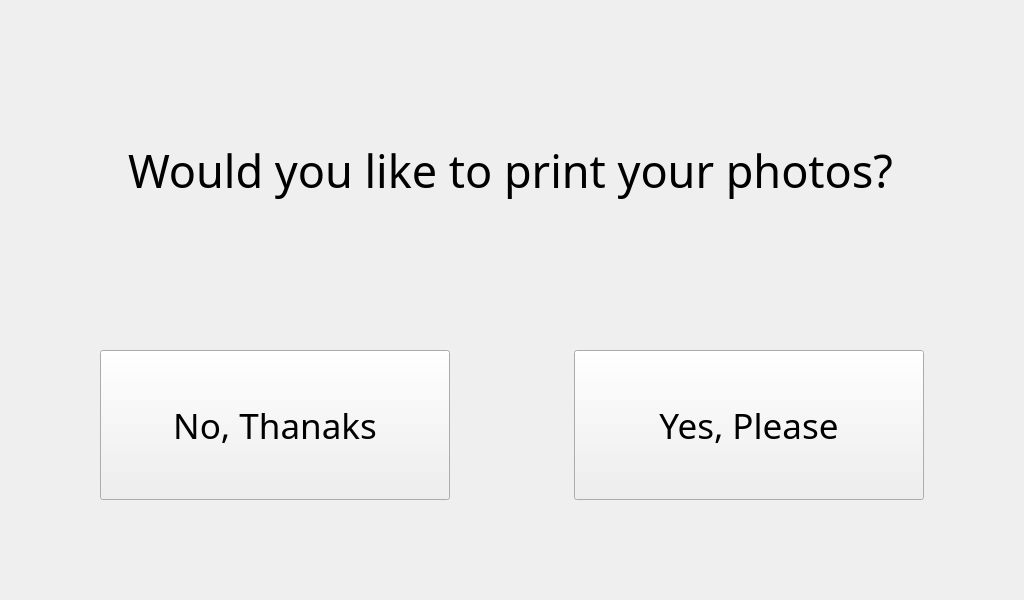
<?xml version="1.0" encoding="UTF-8"?>
<ui version="4.0">
 <class>Ask_Print</class>
 <widget class="QWidget" name="Ask_Print">
  <property name="geometry">
   <rect>
    <x>0</x>
    <y>0</y>
    <width>1024</width>
    <height>600</height>
   </rect>
  </property>
  <property name="windowTitle">
   <string>Form</string>
  </property>
  <widget class="QLabel" name="background">
   <property name="geometry">
    <rect>
     <x>0</x>
     <y>0</y>
     <width>1024</width>
     <height>600</height>
    </rect>
   </property>
   <property name="text">
    <string/>
   </property>
  </widget>
  <widget class="QLabel" name="label_main">
   <property name="geometry">
    <rect>
     <x>0</x>
     <y>80</y>
     <width>1021</width>
     <height>181</height>
    </rect>
   </property>
   <property name="font">
    <font>
     <family>Pacifico</family>
     <pointsize>34</pointsize>
     <weight>50</weight>
     <bold>false</bold>
    </font>
   </property>
   <property name="text">
    <string>Would you like to print your photos?</string>
   </property>
   <property name="alignment">
    <set>Qt::AlignCenter</set>
   </property>
  </widget>
  <widget class="QPushButton" name="pushButton_yes">
   <property name="geometry">
    <rect>
     <x>574</x>
     <y>350</y>
     <width>350</width>
     <height>150</height>
    </rect>
   </property>
   <property name="font">
    <font>
     <family>Pacifico</family>
     <pointsize>26</pointsize>
     <weight>50</weight>
     <bold>false</bold>
    </font>
   </property>
   <property name="text">
    <string>Yes, Please</string>
   </property>
  </widget>
  <widget class="QPushButton" name="pushButton_no">
   <property name="geometry">
    <rect>
     <x>100</x>
     <y>350</y>
     <width>350</width>
     <height>150</height>
    </rect>
   </property>
   <property name="font">
    <font>
     <family>Pacifico</family>
     <pointsize>26</pointsize>
     <weight>50</weight>
     <bold>false</bold>
    </font>
   </property>
   <property name="text">
    <string>No, Thanaks</string>
   </property>
  </widget>
 </widget>
 <resources/>
 <connections/>
</ui>
